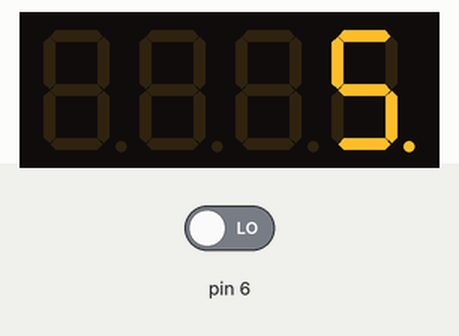
This sketch was run on a simulated Arduino Uno, built with avr-gcc and run on an emulated ATmega328P. Parts: 4-digit seven-segment display. The test bench sets the inputs (shaded band); at power-on: pin 6 LOW.

Above: at 1.25 s.
1.3 s: pin 6 driven HIGH
At 2.1 s:
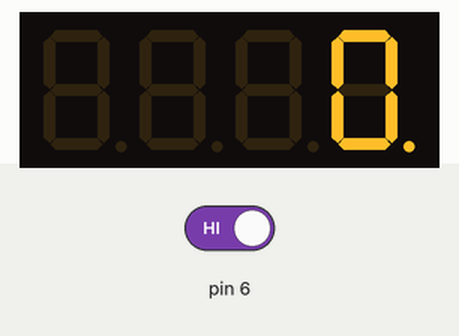
2.8 s: pin 6 driven LOW
At 3.45 s:
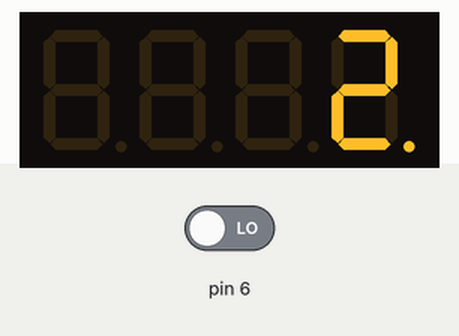
Timing chart, 0 to 5.8 s (numbered marks = the images above; inputs shaded):
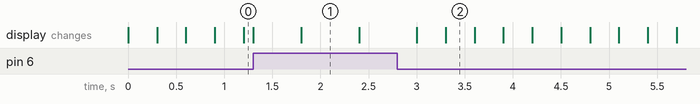

The sketch:

lab04.ino
```cpp
#include <SevSeg.h>
SevSeg sevseg;
int Hour=0,Min=0;
byte Pin6;
void setup() {
  byte numDigits = 4;
  byte digitPins[] = {3,2,1,14};
  byte segmentPins[] = {7,8, 9, 10, 11, 12,13};
  pinMode(6,INPUT);
  sevseg.begin(COMMON_CATHODE, numDigits, digitPins,
  segmentPins);
  sevseg.setBrightness(100);
}

void loop() {
  static unsigned long timer = millis();
  Pin6= digitalRead (6);
  if (Pin6 == HIGH){
    Min = Hour = 0;
    sevseg.setNumber(Hour*100+Min,0);
  }


  if(millis()>timer){
    timer+=300;
    Min = Min + 1;
    if( Min == 60)
    {
      Min = 0;
      if (Hour == 23)
        Hour=0;
      else
        Hour++;
    }
    sevseg.setNumber(Hour*100+Min,0);
  }
  sevseg.refreshDisplay();

  }
```

Measured:
- what the display in image 1 shows lasts 0.6 s, from 1.8 s to 2.4 s
